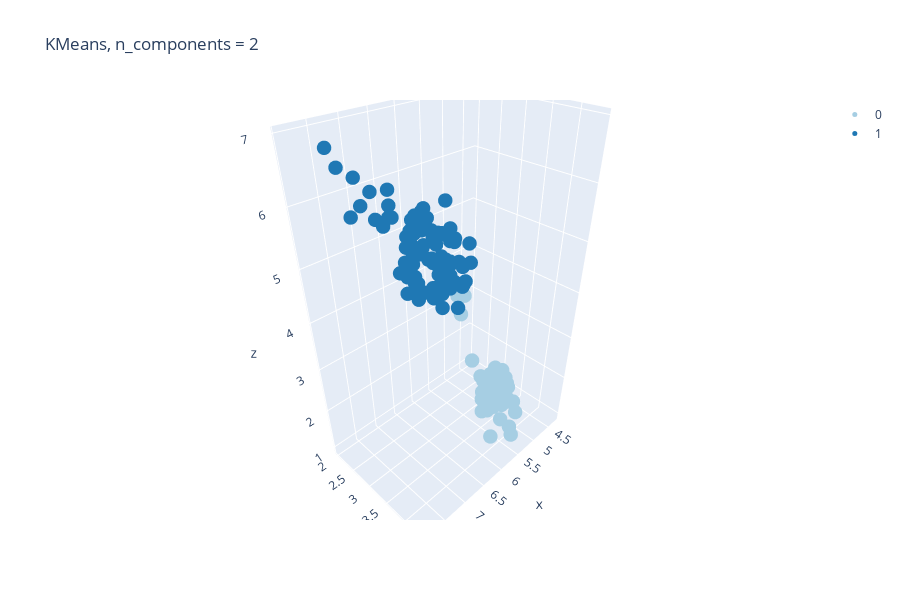

Source (notebook cell):
### Markdown cell above
![kmeans](https://ds055uzetaobb.cloudfront.net/brioche/uploads/y4KGN92h7r-screen-shot-2016-05-05-at-43007-pm.png?width=1200)

### Code cell
from sklearn.cluster import KMeans, MiniBatchKMeans # what is the difference between these two?

X = iris.data
y = iris.target

km = KMeans(2)
km.fit(X)

plot_3d(X, km.labels_, 'KMeans, n_components = 2')
iris_cluster = cluster_scoring_pivot(X, y, km.labels_, iris_cluster, 'KMeans, 2')

### Figure 1 — Plotly figure (JSON) as saved in the notebook; plotly's stock layout.template omitted (floating-point values rounded to 4 significant figures)
{"data": [{"marker": {"color": "rgb(166,206,227)", "size": 5}, "mode": "markers", "name": "0", "type": "scatter3d", "x": [5.1, 4.9, 4.7, 4.6, 5, 5.4, 4.6, 5, 4.4, 4.9, 5.4, 4.8, 4.8, 4.3, 5.8, 5.7, 5.4, 5.1, 5.7, 5.1, 5.4, 5.1, 4.6, 5.1, 4.8, 5, 5, 5.2, 5.2, 4.7, 4.8, 5.4, 5.2, 5.5, 4.9, 5, 5.5, 4.9, 4.4, 5.1, 5, 4.5, 4.4, 5, 5.1, 4.8, 5.1, 4.6, 5.3, 5, 4.9, 5, 5.1], "y": [3.5, 3, 3.2, 3.1, 3.6, 3.9, 3.4, 3.4, 2.9, 3.1, 3.7, 3.4, 3, 3, 4, 4.4, 3.9, 3.5, 3.8, 3.8, 3.4, 3.7, 3.6, 3.3, 3.4, 3, 3.4, 3.5, 3.4, 3.2, 3.1, 3.4, 4.1, 4.2, 3.1, 3.2, 3.5, 3.6, 3, 3.4, 3.5, 2.3, 3.2, 3.5, 3.8, 3, 3.8, 3.2, 3.7, 3.3, 2.4, 2.3, 2.5], "z": [1.4, 1.4, 1.3, 1.5, 1.4, 1.7, 1.4, 1.5, 1.4, 1.5, 1.5, 1.6, 1.4, 1.1, 1.2, 1.5, 1.3, 1.4, 1.7, 1.5, 1.7, 1.5, 1, 1.7, 1.9, 1.6, 1.6, 1.5, 1.4, 1.6, 1.6, 1.5, 1.5, 1.4, 1.5, 1.2, 1.3, 1.4, 1.3, 1.5, 1.3, 1.3, 1.3, 1.6, 1.9, 1.4, 1.6, 1.4, 1.5, 1.4, 3.3, 3.3, 3]}, {"marker": {"color": "rgb(31,120,180)", "size": 5}, "mode": "markers", "name": "1", "type": "scatter3d", "x": [7, 6.4, 6.9, 5.5, 6.5, 5.7, 6.3, 6.6, 5.2, 5, 5.9, 6, 6.1, 5.6, 6.7, 5.6, 5.8, 6.2, 5.6, 5.9, 6.1, 6.3, 6.1, 6.4, 6.6, 6.8, 6.7, 6, 5.7, 5.5, 5.5, 5.8, 6, 5.4, 6, 6.7, 6.3, 5.6, 5.5, 5.5, 6.1, 5.8, 5.6, 5.7, 5.7, 6.2, 5.7, 6.3, 5.8, 7.1, 6.3, 6.5, 7.6, 4.9, 7.3, 6.7, 7.2, 6.5, 6.4, 6.8, 5.7, 5.8, 6.4, 6.5, 7.7, 7.7, 6, 6.9, 5.6, 7.7, 6.3, 6.7, 7.2, 6.2, 6.1, 6.4, 7.2, 7.4, 7.9, 6.4, 6.3, 6.1, 7.7, 6.3, 6.4, 6, 6.9, 6.7, 6.9, 5.8, 6.8, 6.7, 6.7, 6.3, 6.5, 6.2, 5.9], "y": [3.2, 3.2, 3.1, 2.3, 2.8, 2.8, 3.3, 2.9, 2.7, 2, 3, 2.2, 2.9, 2.9, 3.1, 3, 2.7, 2.2, 2.5, 3.2, 2.8, 2.5, 2.8, 2.9, 3, 2.8, 3, 2.9, 2.6, 2.4, 2.4, 2.7, 2.7, 3, 3.4, 3.1, 2.3, 3, 2.5, 2.6, 3, 2.6, 2.7, 3, 2.9, 2.9, 2.8, 3.3, 2.7, 3, 2.9, 3, 3, 2.5, 2.9, 2.5, 3.6, 3.2, 2.7, 3, 2.5, 2.8, 3.2, 3, 3.8, 2.6, 2.2, 3.2, 2.8, 2.8, 2.7, 3.3, 3.2, 2.8, 3, 2.8, 3, 2.8, 3.8, 2.8, 2.8, 2.6, 3, 3.4, 3.1, 3, 3.1, 3.1, 3.1, 2.7, 3.2, 3.3, 3, 2.5, 3, 3.4, 3], "z": [4.7, 4.5, 4.9, 4, 4.6, 4.5, 4.7, 4.6, 3.9, 3.5, 4.2, 4, 4.7, 3.6, 4.4, 4.5, 4.1, 4.5, 3.9, 4.8, 4, 4.9, 4.7, 4.3, 4.4, 4.8, 5, 4.5, 3.5, 3.8, 3.7, 3.9, 5.1, 4.5, 4.5, 4.7, 4.4, 4.1, 4, 4.4, 4.6, 4, 4.2, 4.2, 4.2, 4.3, 4.1, 6, 5.1, 5.9, 5.6, 5.8, 6.6, 4.5, 6.3, 5.8, 6.1, 5.1, 5.3, 5.5, 5, 5.1, 5.3, 5.5, 6.7, 6.9, 5, 5.7, 4.9, 6.7, 4.9, 5.7, 6, 4.8, 4.9, 5.6, 5.8, 6.1, 6.4, 5.6, 5.1, 5.6, 6.1, 5.6, 5.5, 4.8, 5.4, 5.6, 5.1, 5.1, 5.9, 5.7, 5.2, 5, 5.2, 5.4, 5.1]}, {"marker": {"color": "rgb(178,223,138)", "size": 5}, "mode": "markers", "name": "2", "type": "scatter3d", "x": [], "y": [], "z": []}, {"marker": {"color": "rgb(51,160,44)", "size": 5}, "mode": "markers", "name": "3", "type": "scatter3d", "x": [], "y": [], "z": []}, {"marker": {"color": "rgb(251,154,153)", "size": 5}, "mode": "markers", "name": "4", "type": "scatter3d", "x": [], "y": [], "z": []}, {"marker": {"color": "rgb(227,26,28)", "size": 5}, "mode": "markers", "name": "5", "type": "scatter3d", "x": [], "y": [], "z": []}, {"marker": {"color": "rgb(253,191,111)", "size": 5}, "mode": "markers", "name": "6", "type": "scatter3d", "x": [], "y": [], "z": []}, {"marker": {"color": "rgb(255,127,0)", "size": 5}, "mode": "markers", "name": "7", "type": "scatter3d", "x": [], "y": [], "z": []}, {"marker": {"color": "rgb(202,178,214)", "size": 5}, "mode": "markers", "name": "8", "type": "scatter3d", "x": [], "y": [], "z": []}, {"marker": {"color": "rgb(106,61,154)", "size": 5}, "mode": "markers", "name": "9", "type": "scatter3d", "x": [], "y": [], "z": []}], "layout": {"height": 600, "title": {"text": "KMeans, n_components = 2"}, "width": 900}}
